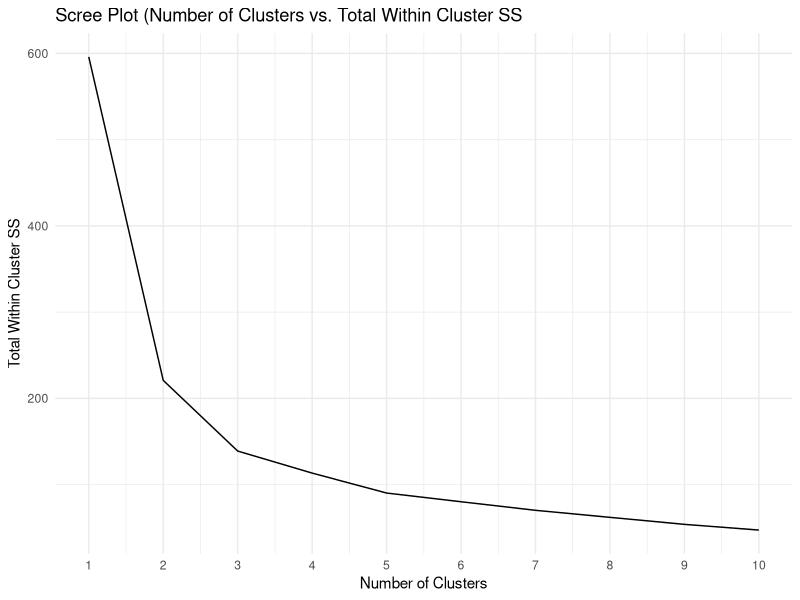
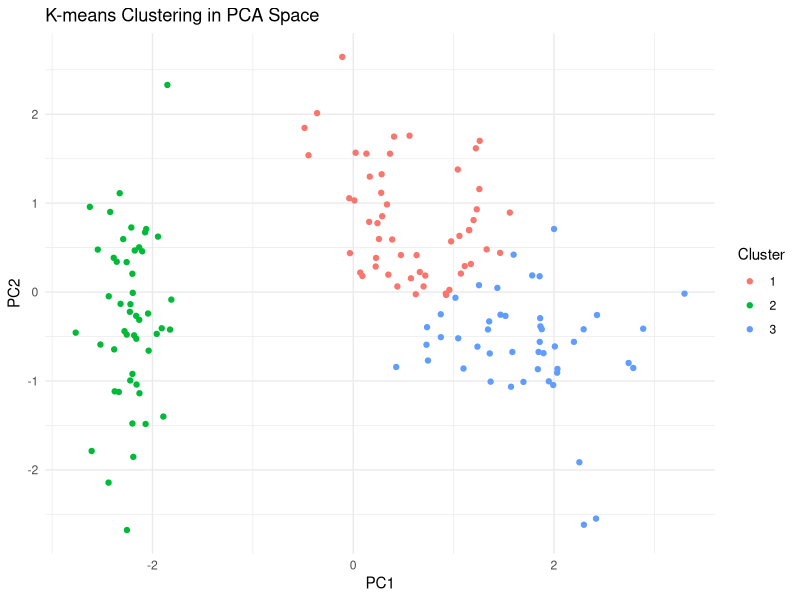

Reproduce these figures in R, in order.
#####
# K-means Clustering of iris data
#####
# BY: Jacob Hofer
#####

#Library packages
library(datasets)
library(tidyverse)

#First lets load and scale our data (IrisData2 includes true species)
IrisData <- as.data.frame(scale(iris[1:4]))
IrisData2 <- bind_cols(IrisData, Species = iris[,5])

#Lets find the optimal number of clusters using elbow method
#Keep in mind we know the "True" number of clusters is 3

maxclusters <- 10
wss <- numeric()

for(i in 1:maxclusters){
  output <- kmeans(IrisData, centers = i, nstart = 30)
  wss[i] <- output$tot.withinss
}

scree_df <- data.frame(ncluster = 1:maxclusters, wss = wss)

ggplot(scree_df, aes(x = ncluster, y = wss)) + geom_path() + theme_minimal() +
  scale_x_continuous(breaks = 1:10, limits = c(1, 10)) + 
  labs(title = 'Scree Plot (Number of Clusters vs. Total Within Cluster SS',
       x = 'Number of Clusters', y = 'Total Within Cluster SS')

#Lets use 3 clusters, which is identified as a good elbow, as well as we know that 
#there are 3 distrinct types of flowers anyway

clustering.output <- kmeans(IrisData, centers = 3, nstart = 50)


#Now lets visualize our clusters using PCA
PCAresult <- prcomp(IrisData)
PCAresultWlabels <- bind_cols(PCAresult$x, clustering.output$cluster)
colnames(PCAresultWlabels)[colnames(PCAresultWlabels) == "...5"] <- "Cluster"
PCAresultWlabels$Cluster <- factor(PCAresultWlabels$Cluster)

ggplot(PCAresultWlabels, aes(x = PC1, y = PC2, col = Cluster)) + geom_point() +
  theme_minimal() +
  labs(title = 'K-means Clustering in PCA Space', x = 'PC1', y = 'PC2')
